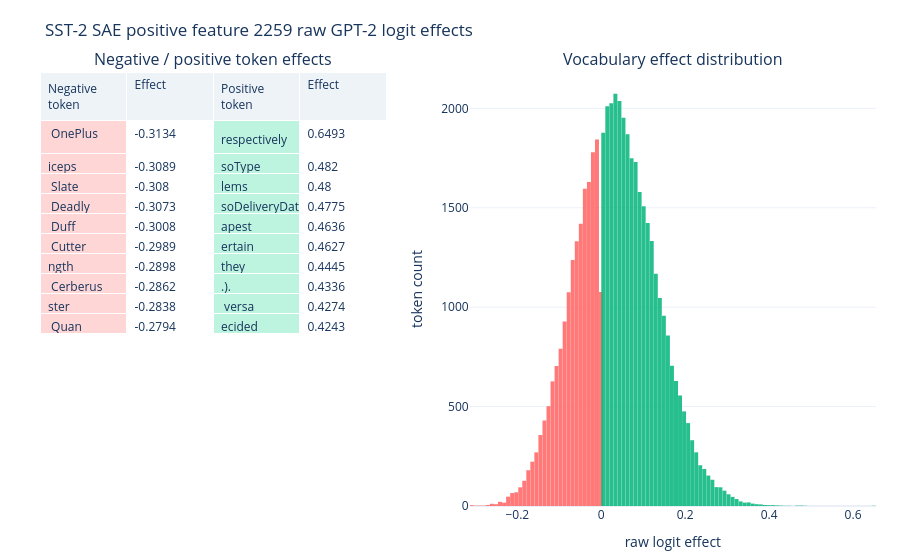
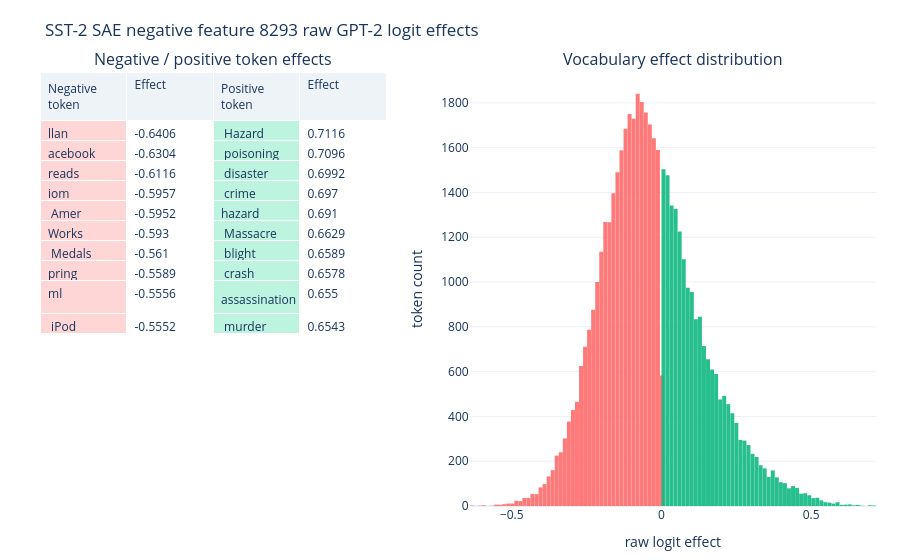

Notebook code for these charts, in order:
### Code cell
# Build interactive figures for the targets; optionally export static PNGs.
SAVE_STATIC_PNG = False
figures = {}
png_files = []

for row in target_rows:
    current_feature_id = row["feature_id"]
    prefix = f"{row['assoc']}_rank{row['rank']}_feature{current_feature_id}"
    logit_fig = plot_sae_feature_logit_effects(
        current_feature_id,
        decoder=decoder,
        unembedding=unembedding,
        token_labels=token_labels,
        token_ids=list(range(model.tokenizer.vocab_size)),
        title=f"SST-2 SAE {row['assoc']} feature {current_feature_id} raw GPT-2 logit effects",
    )
    if "plot_examples" not in row:
        raise RuntimeError(
            "Rerun the ranking cell so rows include contribution plot examples."
        )
    activation_fig = plot_sae_token_activations(
        examples=row["plot_examples"],
        title=f"SST-2 SAE {row['assoc']} feature {current_feature_id} label-evidence token contributions",
    )
    figures[f"{prefix}_logit_effects"] = logit_fig
    figures[f"{prefix}_token_contributions"] = activation_fig
    row["logit_effects_figure"] = f"{prefix}_logit_effects"
    row["token_activations_figure"] = f"{prefix}_token_contributions"

    if SAVE_STATIC_PNG:
        logit_path = Path(results["output_dir"]) / f"{prefix}_logit_effects.png"
        activation_path = (
            Path(results["output_dir"]) / f"{prefix}_token_contributions.png"
        )
        logit_fig.write_image(logit_path)
        activation_fig.write_image(activation_path)
        png_files.extend([str(logit_path), str(activation_path)])

for row in target_rows:
    display(figures[row["logit_effects_figure"]])
    display(figures[row["token_activations_figure"]])
png_files or list(figures)

### Figure 1 — Plotly figure (JSON) as saved in the notebook; plotly's stock layout.template omitted (floating-point values rounded to 4 significant figures; data arrays with more than 128 entries replaced by an {"elided": "..."} marker saying what was removed)
{"data": [{"cells": {"align": "left", "fill": {"color": ["#ffd6d6", "#ffffff", "#bdf4df", "#ffffff"]}, "font": {"color": "#17345b", "size": 12}, "values": [[" OnePlus", "iceps", " Slate", " Deadly", " Duff", " Cutter", "ngth", " Cerberus", "ster", " Quan"], ["-0.3134", "-0.3089", "-0.308", "-0.3073", "-0.3008", "-0.2989", "-0.2898", "-0.2862", "-0.2838", "-0.2794"], [" respectively", "soType", "lems", "soDeliveryDate", "apest", "ertain", "they", ".).", " versa", "ecided"], ["0.6493", "0.482", "0.48", "0.4775", "0.4636", "0.4627", "0.4445", "0.4336", "0.4274", "0.4243"]]}, "domain": {"x": [0, 0.414], "y": [0, 1]}, "header": {"align": "left", "fill": {"color": "#eef3f8"}, "font": {"color": "#17345b", "size": 12}, "values": ["Negative token", "Effect", "Positive token", "Effect"]}, "type": "table"}, {"marker": {"color": "#ff6b6b"}, "opacity": 0.9, "type": "histogram", "x": {"elided": "18477 float values"}, "xaxis": "x", "xbins": {"end": 0, "size": 0.009627, "start": -0.3134}, "yaxis": "y"}, {"marker": {"color": "#10b981"}, "opacity": 0.9, "type": "histogram", "x": {"elided": "31780 float values"}, "xaxis": "x", "xbins": {"end": 0.6493, "size": 0.009627, "start": 0}, "yaxis": "y"}], "layout": {"annotations": [{"font": {"size": 16}, "showarrow": false, "text": "Negative / positive token effects", "x": 0.207, "xanchor": "center", "xref": "paper", "y": 1, "yanchor": "bottom", "yref": "paper"}, {"font": {"size": 16}, "showarrow": false, "text": "Vocabulary effect distribution", "x": 0.757, "xanchor": "center", "xref": "paper", "y": 1, "yanchor": "bottom", "yref": "paper"}], "bargap": 0.02, "barmode": "overlay", "font": {"color": "#17345b"}, "margin": {"b": 48, "l": 40, "r": 24, "t": 72}, "paper_bgcolor": "#ffffff", "plot_bgcolor": "#ffffff", "showlegend": false, "title": {"text": "SST-2 SAE positive feature 2259 raw GPT-2 logit effects"}, "xaxis": {"anchor": "y", "domain": [0.514, 1], "title": {"text": "raw logit effect"}}, "yaxis": {"anchor": "x", "domain": [0, 1], "title": {"text": "token count"}}}}

### Figure 2 — Plotly figure (JSON) as saved in the notebook; plotly's stock layout.template omitted (floating-point values rounded to 4 significant figures; data arrays with more than 128 entries replaced by an {"elided": "..."} marker saying what was removed)
{"data": [{"cells": {"align": "left", "fill": {"color": ["#ffd6d6", "#ffffff", "#bdf4df", "#ffffff"]}, "font": {"color": "#17345b", "size": 12}, "values": [["llan", "acebook", "reads", "iom", " Amer", "Works", " Medals", "pring", "ml", " iPod"], ["-0.6406", "-0.6304", "-0.6116", "-0.5957", "-0.5952", "-0.593", "-0.561", "-0.5589", "-0.5556", "-0.5552"], [" Hazard", " poisoning", " disaster", " crime", "hazard", " Massacre", " blight", " crash", " assassination", " murder"], ["0.7116", "0.7096", "0.6992", "0.697", "0.691", "0.6629", "0.6589", "0.6578", "0.655", "0.6543"]]}, "domain": {"x": [0, 0.414], "y": [0, 1]}, "header": {"align": "left", "fill": {"color": "#eef3f8"}, "font": {"color": "#17345b", "size": 12}, "values": ["Negative token", "Effect", "Positive token", "Effect"]}, "type": "table"}, {"marker": {"color": "#ff6b6b"}, "opacity": 0.9, "type": "histogram", "x": {"elided": "31011 float values"}, "xaxis": "x", "xbins": {"end": 0, "size": 0.01352, "start": -0.6406}, "yaxis": "y"}, {"marker": {"color": "#10b981"}, "opacity": 0.9, "type": "histogram", "x": {"elided": "19246 float values"}, "xaxis": "x", "xbins": {"end": 0.7116, "size": 0.01352, "start": 0}, "yaxis": "y"}], "layout": {"annotations": [{"font": {"size": 16}, "showarrow": false, "text": "Negative / positive token effects", "x": 0.207, "xanchor": "center", "xref": "paper", "y": 1, "yanchor": "bottom", "yref": "paper"}, {"font": {"size": 16}, "showarrow": false, "text": "Vocabulary effect distribution", "x": 0.757, "xanchor": "center", "xref": "paper", "y": 1, "yanchor": "bottom", "yref": "paper"}], "bargap": 0.02, "barmode": "overlay", "font": {"color": "#17345b"}, "margin": {"b": 48, "l": 40, "r": 24, "t": 72}, "paper_bgcolor": "#ffffff", "plot_bgcolor": "#ffffff", "showlegend": false, "title": {"text": "SST-2 SAE negative feature 8293 raw GPT-2 logit effects"}, "xaxis": {"anchor": "y", "domain": [0.514, 1], "title": {"text": "raw logit effect"}}, "yaxis": {"anchor": "x", "domain": [0, 1], "title": {"text": "token count"}}}}
